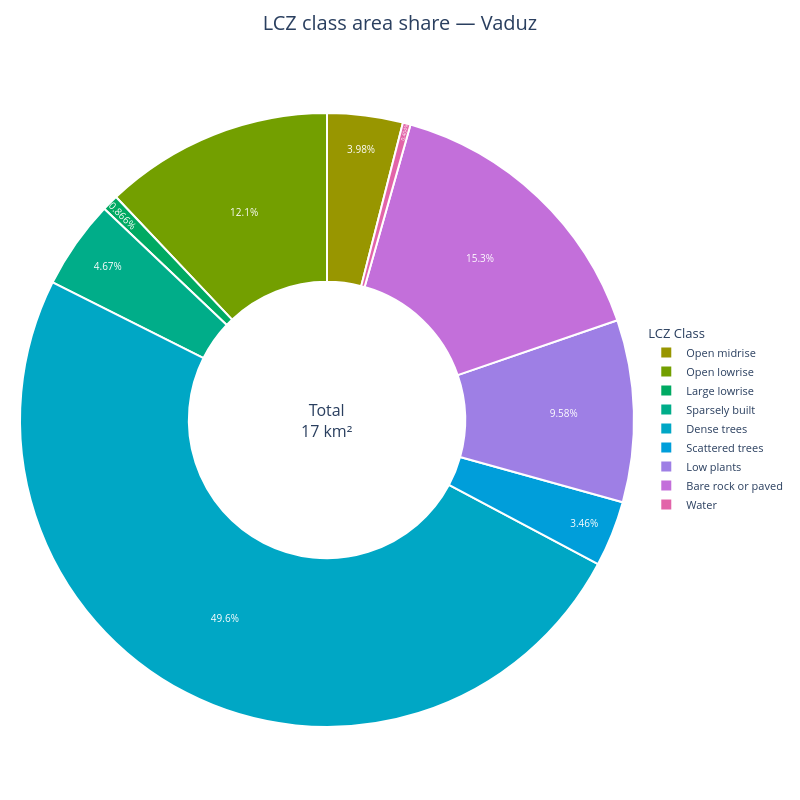

Notebook code for this chart:
### Markdown cell above
### Donut chart — best for a quick 'urban vs. natural' share at a glance

A donut (or pie) chart is preferable when the message is a *proportion* story — e.g. "what fraction of the city is built-up?" — rather than a precise ranking. The visual whole-to-part framing communicates that immediately to a non-technical audience (city council, press release), at the cost of making small-class comparisons harder than a bar chart would.

### Code cell
area_donut = lcz_cal_area(map_path, plot_type="donut", inclusive=True,
                          title="LCZ class area share — Vaduz")
area_donut.fig.show()

### Figure 1 — Plotly figure (JSON) as saved in the notebook; plotly's stock layout.template omitted (floating-point values rounded to 4 significant figures)
{"data": [{"hole": 0.45, "hovertemplate": "<b>%{label}</b><br>Area: %{value:.2f} km²<extra></extra>", "labels": ["Open midrise", "Open lowrise", "Large lowrise", "Sparsely built", "Dense trees", "Scattered trees", "Low plants", "Bare rock or paved", "Water"], "marker": {"colors": ["#989600", "#739F00", "#00AA63", "#00AD89", "#00A7C5", "#009EDA", "#9E7FE5", "#C36FDA", "#E264A9"], "line": {"color": "white", "width": 2}}, "sort": false, "textfont": {"color": "white", "size": 10}, "textposition": "inside", "type": "pie", "values": [0.69, 2.09, 0.15, 0.81, 8.6, 0.6, 1.66, 2.66, 0.07]}], "layout": {"annotations": [{"font": {"size": 16}, "showarrow": false, "text": "Total<br>17 km²", "x": 0.5, "y": 0.5}], "height": 800, "legend": {"font": {"size": 11}, "title": {"text": "LCZ Class"}, "y": 0.5, "yanchor": "middle"}, "margin": {"b": 20, "l": 20, "r": 20, "t": 60}, "showlegend": true, "title": {"font": {"size": 20}, "text": "LCZ class area share — Vaduz", "x": 0.5, "xanchor": "center"}, "width": 800}}
